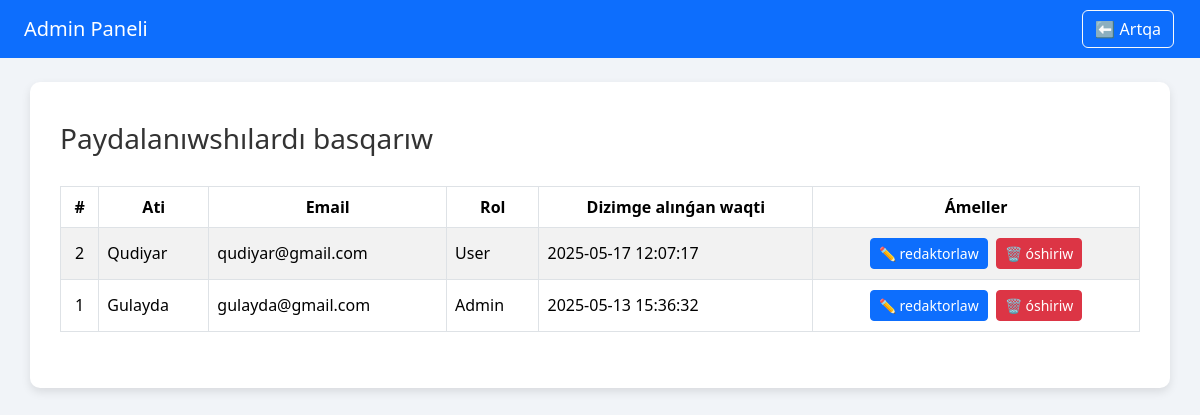
Page /admin/user_management.php on the committed database.
### tables this page shows
CREATE TABLE `users` (
  `id` int NOT NULL AUTO_INCREMENT,
  `username` varchar(255) NOT NULL,
  `email` varchar(255) NOT NULL,
  `password` varchar(255) NOT NULL,
  `role` enum('admin','user') NOT NULL,
  `created_at` timestamp NULL DEFAULT CURRENT_TIMESTAMP,
  `updated_at` timestamp NULL DEFAULT CURRENT_TIMESTAMP ON UPDATE CURRENT_TIMESTAMP,
  PRIMARY KEY (`id`),
  UNIQUE KEY `email` (`email`)
);

### admin/user_management.php (the view, shortened to what this page needs)
<?php
include('../includes/db.php');
$query = "SELECT * FROM users ORDER BY created_at DESC";
$result = $conn->query($query);
?>
<!DOCTYPE html>
<html lang="uz">
<head>
    <link href="https://cdn.jsdelivr.net/npm/bootstrap@5.3.2/dist/css/bootstrap.min.css" rel="stylesheet">
    <link rel="stylesheet" href="https://cdnjs.cloudflare.com/ajax/libs/font-awesome/6.5.0/css/all.min.css" />
</head>
<body>
    <nav class="navbar navbar-expand-lg mb-4">
        <div class="container-fluid px-4">
            <a class="navbar-brand" href="dashboard.php">Admin Paneli</a>
            <div class="ms-auto">
                <a href="dashboard.php" class="btn btn btn-outline-light ">⬅️ Artqa</a>
            </div>
        </div>
    </nav>
    <div class="container">
        <h3><i class="bi bi-people-fill"></i> Paydalanıwshılardı basqarıw</h3>
        <div class="table-responsive">
            <table class="table table-striped table-bordered align-middle">
                <thead class="text-center">
                    <tr>
                        <th>#</th>
                        <th>Ati</th>
                        <th>Email</th>
                        <th>Rol</th>
                        <th>Dizimge alınǵan waqti</th>
                        <th>Ámeller</th>
                    </tr>
                </thead>
                <tbody>
                    <?php if ($result->num_rows > 0): ?>
                        <?php while ($row = $result->fetch_assoc()): ?>
                            <tr>
                                <td class="text-center"><?php echo $row['id']; ?></td>
                                <td><?php echo htmlspecialchars($row['username']); ?></td>
                                <td><?php echo htmlspecialchars($row['email']); ?></td>
                                <td><?php echo ucfirst($row['role']); ?></td>
                                <td><?php echo $row['created_at']; ?></td>
                                <td class="text-center">
                                    <a href="user_edit.php?id=<?php echo $row['id']; ?>" class="btn btn-sm btn-primary">✏️ redaktorlaw</a>
                                    <a href="users_management.php?action=delete&id=<?php echo $row['id']; ?>" class="btn btn-sm btn-danger" onclick="return confirm('Foydalanuvchini o‘chirishni istaysizmi?')">🗑️ óshiriw</a>
                                </td>
                            </tr>
                        <?php endwhile; ?>
                    <?php else: ?>
                        <tr>
                            <td colspan="6" class="text-center text-muted">Hesh qanday paydalanıwshı tabılmadı!</td>
                        </tr>
                    <?php endif; ?>
                </tbody>
            </table>
        </div>
    </div>
</body>
</html>

### admin/user_management.php (style rules this page uses)
body { background-color: #f1f4f8; }
.container { background-color: #fff; box-shadow: 0 4px 10px rgba(0,0,0,0.1); border-radius: 10px; padding: 40px 30px; }
h3 { color: #333; margin-bottom: 30px; }
.btn { margin: 2px; }
.navbar { background-color: #0d6efd; }
.navbar .navbar-brand, .navbar a { color: #fff !important; }
.table thead { background-color: #0d6efd; color: white; }

### rows in the picture
users: id "2", username "Qudiyar", email "qudiyar@gmail.com", role "User", created_at "2025-05-17 12:07:17"
users: id "1", username "Gulayda", email "gulayda@gmail.com", role "Admin", created_at "2025-05-13 15:36:32"
